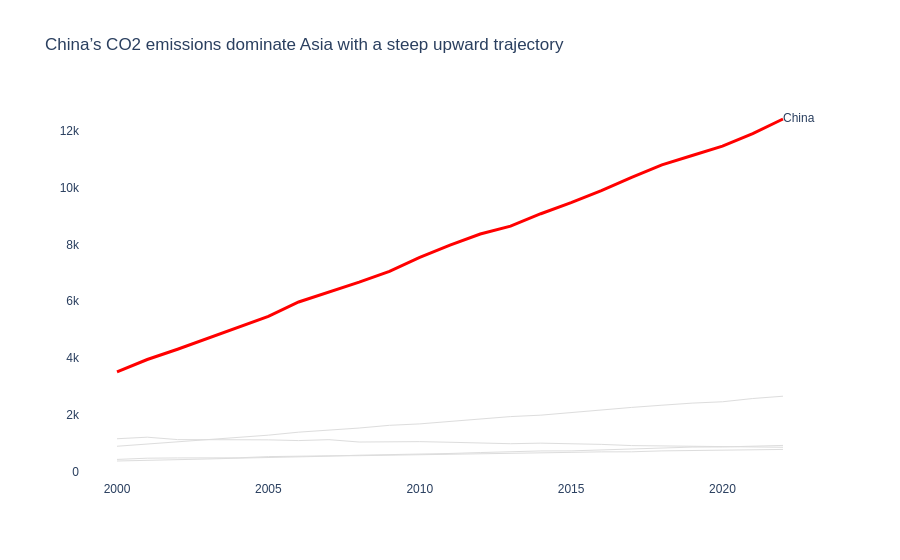

Source (notebook cell):
### Markdown cell above
---
## Task 1 — Multi-Series Line Chart with Highlight

**What to build:** A line chart showing CO2 emissions over time for **all Asian countries** in the dataset, with one country highlighted.

**Requirements:**
- All countries shown (for context), but only **one highlighted in colour** — your choice which
- All other lines in grey (#DDDDDD), thinner
- Highlighted country **labelled directly** at the end of its line (not in a legend)
- Insight title that names the highlighted country and its story

> 💡 `df[df['Region'] == 'Asia']` to filter; use `go.Figure()` with a loop for per-country control

### Code cell
# Task 1 — Multi-series line with highlight
# YOUR CODE HERE
import plotly.graph_objects as go

# Filter Asia data
asia_df = df[df['Region'] == 'Asia']

# Choose highlight country
highlight_country = 'China'

fig = go.Figure()

# Loop through each country
for country in asia_df['Country'].unique():
    country_data = asia_df[asia_df['Country'] == country]
    
    if country == highlight_country:
        fig.add_trace(go.Scatter(
            x=country_data['Year'],
            y=country_data['CO2_Mt'],
            mode='lines+text',
            line=dict(color='red', width=3),
            name=country,
            text=[None]*(len(country_data)-1) + [country],  # label only at end
            textposition='middle right'
        ))
    else:
        fig.add_trace(go.Scatter(
            x=country_data['Year'],
            y=country_data['CO2_Mt'],
            mode='lines',
            line=dict(color='#DDDDDD', width=1),
            showlegend=False
        ))

# Layout styling
fig.update_layout(
    title='China’s CO2 emissions dominate Asia with a steep upward trajectory',
    plot_bgcolor='white',
    paper_bgcolor='white',
    font=dict(family='Arial'),
    xaxis=dict(showgrid=False),
    yaxis=dict(showgrid=False),
    showlegend=False
)

fig.show()

### Figure 1 — Plotly figure (JSON) as saved in the notebook; plotly's stock layout.template omitted (floating-point values rounded to 4 significant figures)
{"data": [{"line": {"color": "red", "width": 3}, "mode": "lines+text", "name": "China", "text": [null, null, null, null, null, null, null, null, null, null, null, null, null, null, null, null, null, null, null, null, null, null, "China"], "textposition": "middle right", "type": "scatter", "x": [2000, 2001, 2002, 2003, 2004, 2005, 2006, 2007, 2008, 2009, 2010, 2011, 2012, 2013, 2014, 2015, 2016, 2017, 2018, 2019, 2020, 2021, 2022], "y": [3514.0, 3952.0, 4312.0, 4692.0, 5079.0, 5468.0, 5974.0, 6323.0, 6673.0, 7053.0, 7543.0, 7972.0, 8365.0, 8641.0, 9078.0, 9466.0, 9887.0, 10360.0, 10790.0, 11130.0, 11450.0, 11900.0, 12410.0]}, {"line": {"color": "#DDDDDD", "width": 1}, "mode": "lines", "showlegend": false, "type": "scatter", "x": [2000, 2001, 2002, 2003, 2004, 2005, 2006, 2007, 2008, 2009, 2010, 2011, 2012, 2013, 2014, 2015, 2016, 2017, 2018, 2019, 2020, 2021, 2022], "y": [901.6, 974.6, 1056.0, 1146.0, 1205.0, 1291.0, 1396.0, 1466.0, 1542.0, 1637.0, 1687.0, 1774.0, 1865.0, 1945.0, 1994.0, 2092.0, 2177.0, 2267.0, 2345.0, 2419.0, 2466.0, 2580.0, 2661.0]}, {"line": {"color": "#DDDDDD", "width": 1}, "mode": "lines", "showlegend": false, "type": "scatter", "x": [2000, 2001, 2002, 2003, 2004, 2005, 2006, 2007, 2008, 2009, 2010, 2011, 2012, 2013, 2014, 2015, 2016, 2017, 2018, 2019, 2020, 2021, 2022], "y": [1166.0, 1220.0, 1136.0, 1131.0, 1151.0, 1127.0, 1101.0, 1133.0, 1050.0, 1061.0, 1064.0, 1042.0, 1005.0, 990.9, 1010.0, 996.6, 967.4, 925.1, 916.6, 914.5, 902.8, 898.1, 865.1]}, {"line": {"color": "#DDDDDD", "width": 1}, "mode": "lines", "showlegend": false, "type": "scatter", "x": [2000, 2001, 2002, 2003, 2004, 2005, 2006, 2007, 2008, 2009, 2010, 2011, 2012, 2013, 2014, 2015, 2016, 2017, 2018, 2019, 2020, 2021, 2022], "y": [438.1, 481.5, 490.6, 490.8, 494.6, 537.2, 539.0, 566.1, 570.0, 585.4, 595.9, 620.6, 631.1, 649.6, 646.2, 686.5, 704.0, 706.0, 738.5, 750.8, 755.8, 777.3, 789.5]}, {"line": {"color": "#DDDDDD", "width": 1}, "mode": "lines", "showlegend": false, "type": "scatter", "x": [2000, 2001, 2002, 2003, 2004, 2005, 2006, 2007, 2008, 2009, 2010, 2011, 2012, 2013, 2014, 2015, 2016, 2017, 2018, 2019, 2020, 2021, 2022], "y": [382.8, 400.4, 430.7, 453.8, 482.6, 501.9, 533.0, 551.8, 586.6, 602.5, 614.5, 647.3, 680.1, 717.7, 736.3, 738.2, 768.8, 813.7, 834.8, 872.3, 876.5, 898.5, 930.5]}], "layout": {"font": {"family": "Arial"}, "paper_bgcolor": "white", "plot_bgcolor": "white", "showlegend": false, "title": {"text": "China’s CO2 emissions dominate Asia with a steep upward trajectory"}, "xaxis": {"showgrid": false}, "yaxis": {"showgrid": false}}}
